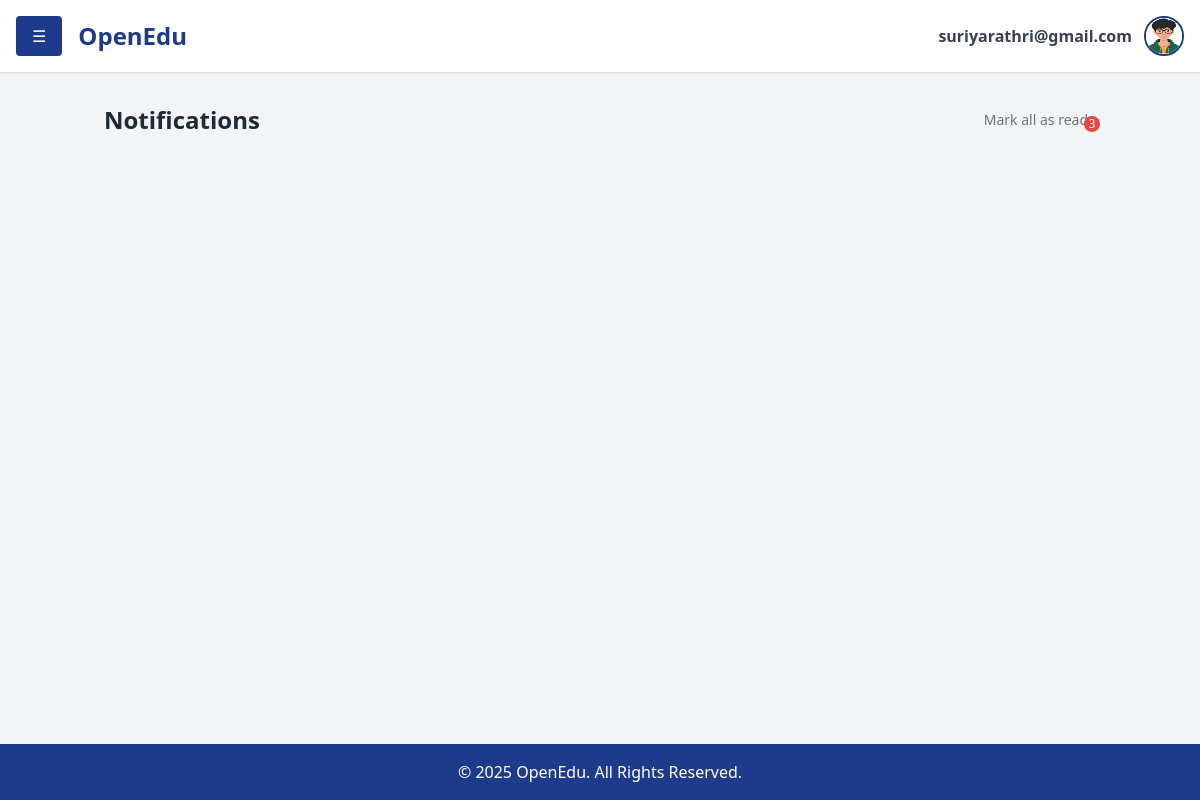
Page /notifications/ (signed in) on the earlier database version.
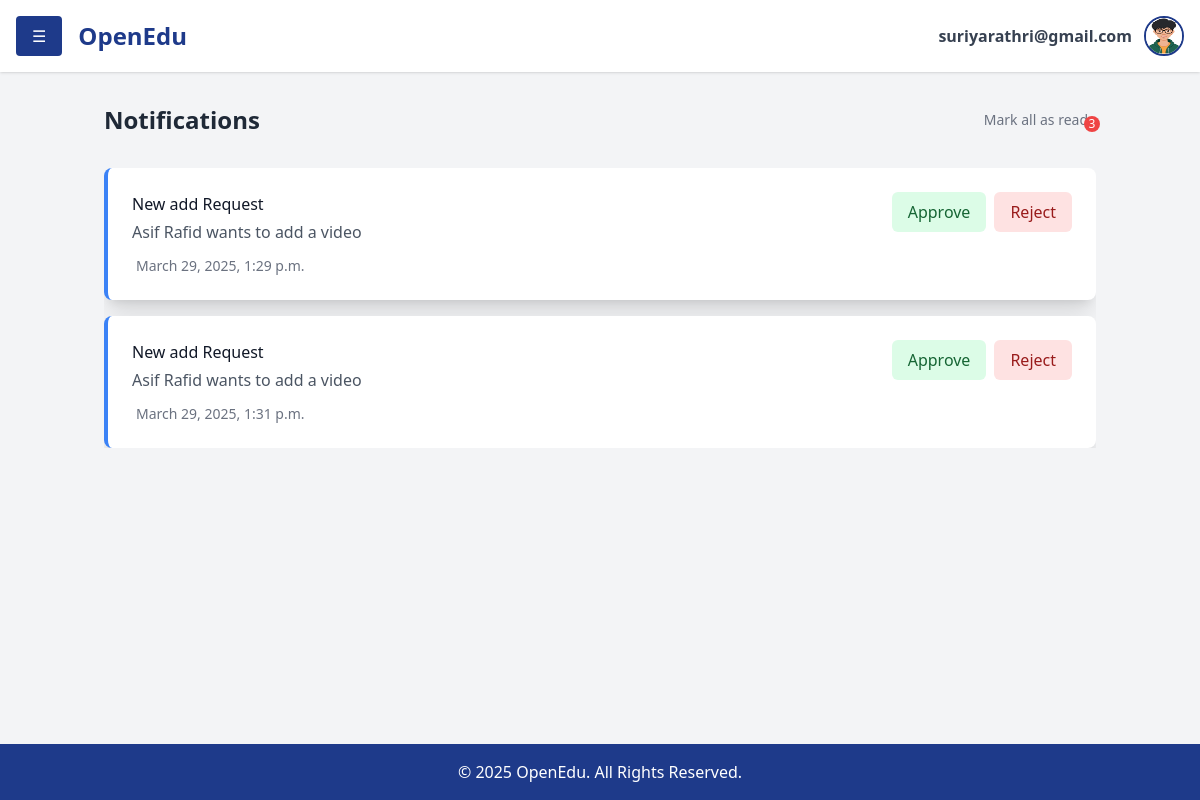
Same page on the later database version.
### notifications/models.py (models this page shows, shortened)
class Notification(models.Model):
    recievers = models.ManyToManyField(User, related_name="notifications")
    message = models.CharField(max_length=255)
    created_at = models.DateTimeField(auto_now_add=True)
    sender = models.ForeignKey(User, on_delete=models.CASCADE, related_name="sent_notifications")
    type=models.CharField(max_length=6)
    content_id= models.IntegerField(default=0, null=True, blank=True)
    real_content_id=models.IntegerField(default=0, null=True, blank=True)
    type=models.CharField(max_length=10)
    content_type=models.CharField(max_length=15)

### notifications/views.py (the view)
# urls.py: path('notifications/', include('notifications.urls')),
def notifications(request):
    notifications = Notification.objects.filter(recievers=request.user)
    context={'notifications':notifications}
    return render(request,"notifications.html",context)

### notifications/templates/notifications.html (shortened to what this page needs)
{% extends 'dashboard.html' %} {% block content %}
<div class="container mx-auto px-4 py-8">
  <div class="max-w-7xl mx-auto w-full">
    <div class="flex justify-between items-center mb-8">
      <h1 class="text-2xl font-bold text-gray-800">Notifications</h1>
      <div class="flex items-center space-x-2">
        <span class="text-sm text-gray-500">Mark all as read</span>
        <span class="relative">
          <span
            class="absolute -top-1 -right-1 bg-red-500 text-white text-xs rounded-full h-4 w-4 flex items-center justify-center"
            >3</span
          >
        </span>
      </div>
    </div>
    <div class="overflow-y-auto max-h-[70vh]">
      <div class="space-y-4">
        {%if notifications%} {% for notification in notifications %}
        {%if notification.type != 'inf'%}
        <div
          class="bg-white rounded-lg shadow-xl p-6 border-l-4 border-blue-500 w-full mx-auto"
        >
          <div class="flex justify-between items-start">
            <div class="flex-1">
              <h3 class="font-medium text-gray-900">
                New {{notification.type}} Request
              </h3>
              <p class="text-gray-600 mt-1">{{notification.message}}</p>
              <div class="flex items-center mt-3 text-sm text-gray-500">
                <span>{{notification.created_at}}</span>
              </div>
            </div>
            <div class="ml-4 flex space-x-2">
              <button
                class="px-4 py-2 bg-green-100 text-green-800 rounded-md hover:bg-green-200 transition-colors"
              >
                Approve
              </button>
              <button
                class="px-4 py-2 bg-red-100 text-red-800 rounded-md hover:bg-red-200 transition-colors"
              >
                Reject
              </button>
            </div>
          </div>
        </div>
        {%endif%} {%endfor%}{%endif%}
      </div>
    </div>
  </div>
</div>
{% endblock %}

Differences in the rows shown:
added Notification: type "add", message "Asif Rafid wants to add a video", created_at "March 29, 2025, 1:29 p.m."
added Notification: type "add", message "Asif Rafid wants to add a video", created_at "March 29, 2025, 1:31 p.m."
